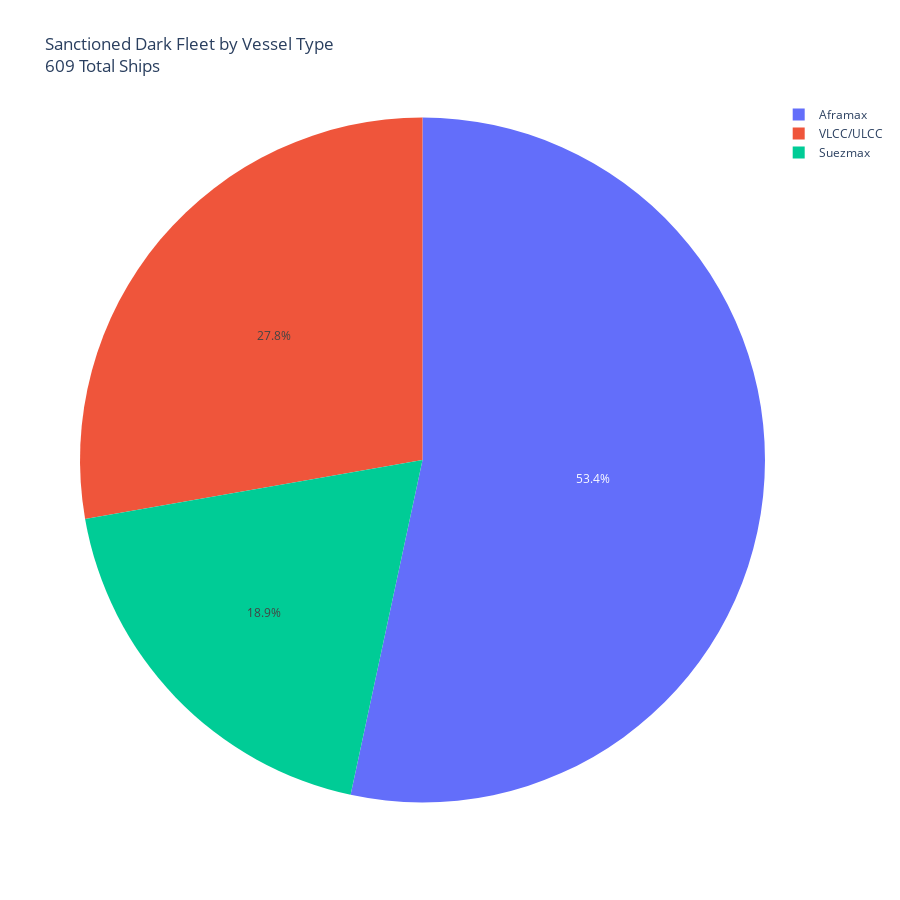

Notebook cell for this chart:
### Code cell
pie_chart = oil_ships.groupby(['class_size']).count()

pie_chart = pie_chart.reset_index()
pie_chart = pie_chart.rename(columns={'name':'total_vessels'})
fig = px.pie(pie_chart, values='total_vessels', names='class_size', title=f"Sanctioned Dark Fleet by Vessel Type <br>{oil_ships.shape[0]} Total Ships")
fig.update_layout(width=900, height=900)
fig.show()
fig.write_html("oil_piechart_interactive_plot.html")

### Figure 1 — Plotly figure (JSON) as saved in the notebook; plotly's stock layout.template omitted (floating-point values rounded to 4 significant figures)
{"data": [{"domain": {"x": [0, 1], "y": [0, 1]}, "hovertemplate": "class_size=%{label}<br>total_vessels=%{value}<extra></extra>", "labels": ["Aframax", "Suezmax", "VLCC/ULCC"], "legendgroup": "", "name": "", "showlegend": true, "type": "pie", "values": [325, 115, 169]}], "layout": {"height": 900, "legend": {"tracegroupgap": 0}, "title": {"text": "Sanctioned Dark Fleet by Vessel Type <br>609 Total Ships"}, "width": 900}}
